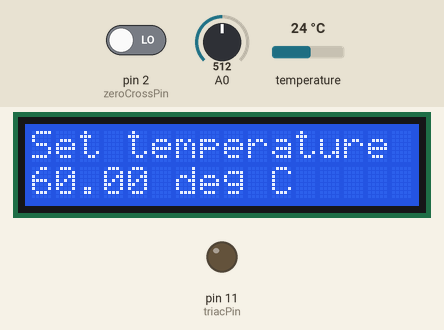
The sketch below on a simulated Arduino Uno, built with avr-gcc and run on an emulated ATmega328P. On the bench: 16×2 character LCD, output pins drawn as LEDs (lit = HIGH). Inputs (shaded band) come from the test bench; at power-on: A0 = 512, pin 2 (zeroCrossPin) LOW, temperature 24 °C. What the sketch prints to the serial monitor is not drawn.

Above: at 0.8 s.
0.9 s: A0 set to 540
2.4 s: A0 set to 567
At 3.5 s:
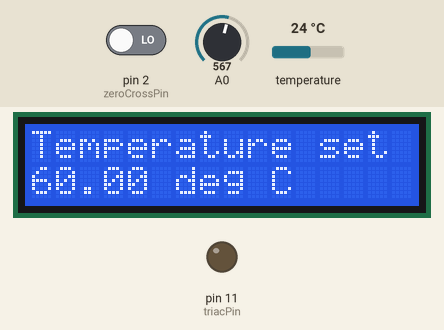
5.4 s: pin 2 (zeroCrossPin) driven HIGH
At 6.4 s:
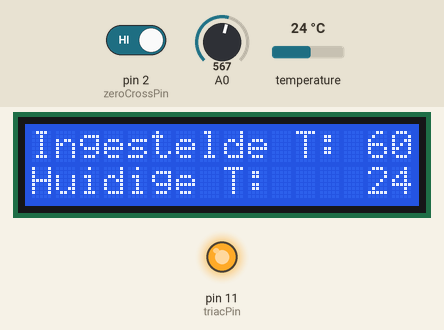
6.9 s: temperature set to 12 °C
At 7.8 s:
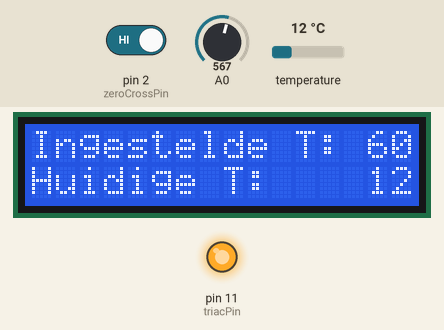
8.9 s: temperature set to 19 °C
At 10.5 s:
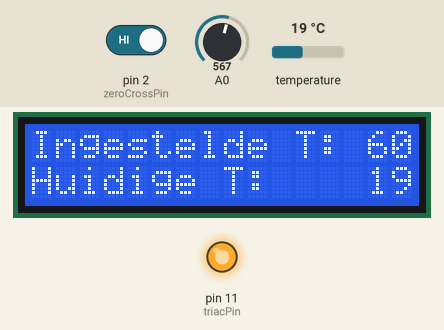
10.9 s: temperature set to 28 °C
At 12.0 s:
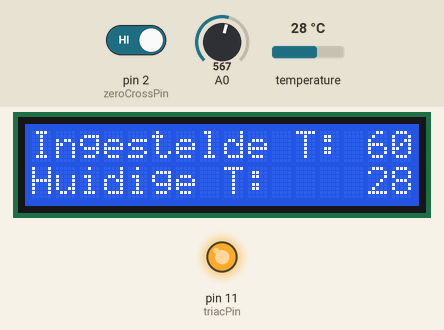
Timing chart, 0 to 13.9 s (numbered marks = the images above; inputs shaded):
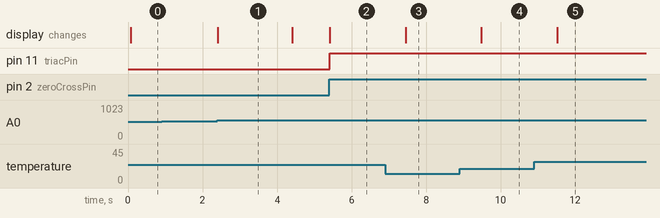

Measured:
- the behaviour switches between 554 and 555 on A0 (found by bisection; images 0 and 1)
- after the input at 0.9 s, every drawn part: stays the same
- after the input at 2.4 s, the display: changes at once (image 1)
- after the input at 5.4 s, pin 11 (triacPin): LOW → HIGH at once
- after the input at 6.9 s, the display: changes after 0.55 s (image 3)
- after the input at 8.9 s, the display: changes after 0.58 s (image 4)
- after the input at 10.9 s, the display: changes after 0.61 s (image 5)
- what the display in image 1 shows lasts 2.0 s, from 2.4 s to 4.4 s

The sketch:

Sousduino.ino
```cpp
#include <PID_AutoTune_v0.h>
#include <LiquidCrystal.h>
#include <PID_v1.h>
#include <OneWire.h>
#include <TimerOne.h>


/*******************************************************

This program runs a PID controlled sous vide
Dries Willemsens, December 2016

********************************************************/

// select the pins used on the LCD panel
LiquidCrystal lcd(8, 9, 4, 5, 6, 7);

// DS18S20 Temperature chip i/o
OneWire ds(12);  // on pin 12
byte addr[8]; // OneWire address

// Input pin for zerocross detection
int zeroCrossPin = 2;

// Output pin for heating element
int triacPin = 11;

// define some values used by the panel and buttons
int lcd_key     = 0;
int adc_key_in  = 0;
#define btnRIGHT  0
#define btnUP     1
#define btnDOWN   2
#define btnLEFT   3
#define btnSELECT 4
#define btnNONE   5

//Define variables for the dim control
volatile int i=0;               // Variable to use as a counter of dimming steps. It is volatile since it is passed between interrupts
volatile boolean zero_cross=0;  // Flag to indicate we have crossed zero
int dim2 = 0;                   // led control
int dim = 128;                  // Power level (0-128)  0 = On, 128 = 0ff
int pas = 8;                    // step for count;
int freqStep = 75;              // This is the delay-per-brightness step in microseconds. It allows for 128 steps
                                // If using 60 Hz grid frequency set this to 65

//Define Variables for the PID control
double Setpoint, Input, Output;
const long interval = 1000;
unsigned long lastConversion;
boolean conversionStarted;
const double kp = 75;
const double ki = 0.020;
const double kd = 0;
//Specify the links and initial tuning parameters
PID myPID(&Input, &Output, &Setpoint,kp,ki,kd, DIRECT);

// Function to read the buttons
int read_LCD_buttons(){
  adc_key_in = analogRead(0);      // read the value from the sensor
  // my buttons when read are centered at these valies: 0, 144, 329, 504, 741
  // we add approx 50 to those values and check to see if we are close
  if (adc_key_in > 1000) return btnNONE; // We make this the 1st option for speed reasons since it will be the most likely result
  // For V1.1 us this threshold
  /* if (adc_key_in < 50)   return btnRIGHT;
  if (adc_key_in < 250)  return btnUP;
  if (adc_key_in < 450)  return btnDOWN;
  if (adc_key_in < 650)  return btnLEFT;
  if (adc_key_in < 850)  return btnSELECT;
  */
  // For V1.0 comment the other threshold and use the one below:
  if (adc_key_in < 50)   return btnRIGHT;
  if (adc_key_in < 195)  return btnUP;
  if (adc_key_in < 380)  return btnDOWN;
  if (adc_key_in < 555)  return btnLEFT;
  if (adc_key_in < 790)  return btnSELECT;


  return btnNONE;  // when all others fail, return this...
}

void zeroCross(){
  zero_cross = true;               // set flag for dim_check function that a zero cross has occured
  i=0;                             // stepcounter to 0.... as we start a new cycle
  digitalWrite(triacPin, LOW);
  //Serial.println("Zero cross detected");
}

// Turn on the TRIAC at the appropriate time
// We arrive here every 75 (65) uS
// First check if a flag has been set
// Then check if the counter 'i' has reached the dimming level
// if so.... switch on the TRIAC and reset the counter
void dim_check() {
  if(zero_cross == true) {
    if(i>=dim) {
      digitalWrite(triacPin, HIGH);  // turn on light
      //Serial.println("Power on");
      i=0;  // reset time step counter
      zero_cross=false;    // reset zero cross detection flag
    }
    else {
      i++;  // increment time step counter
    }
  }
}

void setup(){
  Serial.begin(9600);

  //Initialize timer interrupt
  attachInterrupt(digitalPinToInterrupt(zeroCrossPin), zeroCross, RISING);    // Attach an Interupt to Pin 2 (interupt 0) for Zero Cross Detection
  Timer1.initialize(freqStep);                      // Initialize TimerOne library for the freq we need
  Timer1.attachInterrupt(dim_check, freqStep);      // Go to dim_check procedure every 75 uS (50Hz)  or 65 uS (60Hz)
  // Use the TimerOne Library to attach an interrupt

  bool tempSet = true;
  bool buttonPush = true;

  //Initialize LCD
  lcd.begin(16, 2);
  lcd.setCursor(0,0);
  lcd.print("Set temperature");
  lcd.setCursor(6,1);
  lcd.print("deg C");

  //Initialize pins
  pinMode(triacPin, OUTPUT);
  digitalWrite(triacPin, LOW);

  //initialize the variables we're linked to
  Setpoint = 60;
  Output = 0;

  //turn the PID on
  myPID.SetMode(AUTOMATIC);
  myPID.SetSampleTime(interval);

  //Initialize temperature sensor
  conversionStarted = false;
  //Look up DS OneWire address and start initial conversion
  ds.reset_search();
  if ( !ds.search(addr)) {
      Serial.print("No 1-Wire sensor connected.\n");
  }

  while(tempSet){
    //Display the current temperature
    lcd.setCursor(0,1);
    lcd.print(Setpoint);

    lcd_key = read_LCD_buttons();
    //Increase or decrease the set temperature when up or down is pushed and exit the routine when the select button is pushed
    switch (lcd_key){
      /*case btnRIGHT:
      {
        lcd.print("RIGHT ");
        break;
      }
      case btnLEFT:
      {
        lcd.print("LEFT   ");
        break;
      }*/
      case btnUP:
      {
        if (buttonPush){
          Setpoint = Setpoint + 1;
          buttonPush = false;
        }
        break;
      }
      case btnDOWN:
      {
        if (buttonPush){
          Setpoint = Setpoint - 1;
          buttonPush = false;
        }
        break;
      }
      case btnSELECT:
      {
        lcd.setCursor(0,0);
        lcd.print("Temperature set");
        delay(2000);
        tempSet = false;
        break;
      }
      case btnNONE:
      {
        buttonPush = true;
        break;
      }
    }
  }
  lcd.setCursor(0,1);
  lcd.print("                ");
}

void loop() {
  unsigned long currentMillis;

  if(!conversionStarted){
    //Start conversion for the temperature sensor
    convertTemp();
  }

  currentMillis = millis();

  if(currentMillis - lastConversion >= interval){
    Input = readTemp();
    myPID.Compute();

    conversionStarted = false;

    dim = map(Output, 0, 255, 128, 64);

    lcd.setCursor(0,0);
    lcd.print("Ingestelde T:  ");
    lcd.setCursor(14,0);
    lcd.print(Setpoint);
    lcd.setCursor(0,1);
    lcd.print("Huidige T:     ");
    lcd.setCursor(14,1);
    lcd.print(Input);

    Serial.print(Output);
    Serial.print(" ");
    Serial.println(dim);
  }
}

void convertTemp() {

  ds.reset();
  ds.select(addr);
  ds.write(0x44,1);         // start conversion, with parasite power on at the end
  lastConversion = millis();
  conversionStarted = true;
}

double readTemp(){
  byte i;
  byte present = 0;
  byte data[12];

  int HighByte, LowByte, TReading, SignBit, Tc_100, Whole, Fract;
  double temperatuur;

  present = ds.reset();
  ds.select(addr);
  ds.write(0xBE);         // Read Scratchpad

  /*Serial.print("P=");
  Serial.print(present,HEX);
  Serial.print(" ");*/
  for ( i = 0; i < 9; i++) {           // we need 9 bytes
    data[i] = ds.read();
    /*Serial.print(data[i], HEX);
    Serial.print(" ");*/
  }

  /*Serial.print(" CRC=");
  Serial.print( OneWire::crc8( data, 8), HEX);
  Serial.println();*/

  LowByte = data[0];
  HighByte = data[1];
  TReading = (HighByte << 8) + LowByte;
  SignBit = TReading & 0x8000;  // test most sig bit
  if (SignBit) // negative
  {
    TReading = (TReading ^ 0xffff) + 1; // 2's comp
  }
  Tc_100 = (6 * TReading) + (TReading / 4);    // multiply by (100 * 0.0625) or 6.25

  temperatuur = float(Tc_100)/100;
  return temperatuur;
  /*Whole = Tc_100 / 100;  // separate off the whole and fractional portions
  Fract = Tc_100 % 100;*/


  /*if (SignBit) // If its negative
  {
     Serial.print("-");
  }
  Serial.print(Whole);
  Serial.print(".");
  if (Fract < 10)
  {
     Serial.print("0");
  }
  Serial.print(Fract);

  Serial.print("\n");*/
}
```
